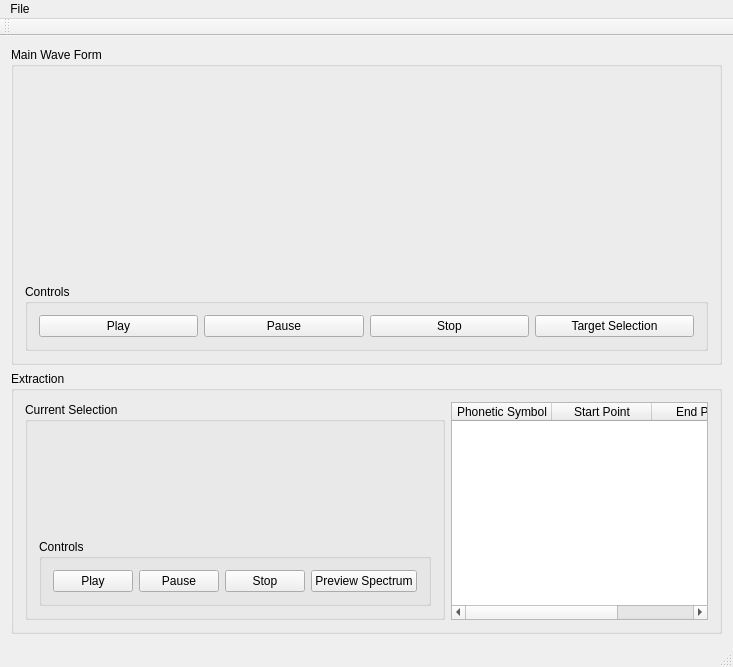
<?xml version="1.0" encoding="UTF-8"?>
<ui version="4.0">
 <class>PhonemeExtractorMainWindow</class>
 <widget class="QMainWindow" name="PhonemeExtractorMainWindow">
  <property name="geometry">
   <rect>
    <x>0</x>
    <y>0</y>
    <width>733</width>
    <height>569</height>
   </rect>
  </property>
  <property name="windowTitle">
   <string>Phoneme Extractor</string>
  </property>
  <widget class="QWidget" name="centralWidget">
   <layout class="QVBoxLayout" name="verticalLayout_3">
    <item>
     <widget class="QGroupBox" name="groupBox_MainWaveForm">
      <property name="title">
       <string>Main Wave Form</string>
      </property>
      <layout class="QVBoxLayout" name="verticalLayout">
       <item>
        <widget class="QWidget" name="mainWaveformWidget" native="true">
         <property name="minimumSize">
          <size>
           <width>0</width>
           <height>200</height>
          </size>
         </property>
        </widget>
       </item>
       <item>
        <widget class="QGroupBox" name="groupBox_mainWaveFormControls">
         <property name="title">
          <string>Controls</string>
         </property>
         <layout class="QHBoxLayout" name="horizontalLayout">
          <item>
           <widget class="QPushButton" name="pushButton_mainWaveFormPlay">
            <property name="text">
             <string>Play</string>
            </property>
           </widget>
          </item>
          <item>
           <widget class="QPushButton" name="pushButton_mainWaveFormPause">
            <property name="text">
             <string>Pause</string>
            </property>
           </widget>
          </item>
          <item>
           <widget class="QPushButton" name="pushButton_mainWaveFormStop">
            <property name="text">
             <string>Stop</string>
            </property>
           </widget>
          </item>
          <item>
           <widget class="QPushButton" name="pushButton_mainWaveformTargetSelection">
            <property name="text">
             <string>Target Selection</string>
            </property>
           </widget>
          </item>
         </layout>
        </widget>
       </item>
      </layout>
     </widget>
    </item>
    <item>
     <widget class="QGroupBox" name="groupBox_extraction">
      <property name="title">
       <string>Extraction</string>
      </property>
      <layout class="QHBoxLayout" name="horizontalLayout_3">
       <item>
        <widget class="QGroupBox" name="groupBox_currentSelection">
         <property name="title">
          <string>Current Selection</string>
         </property>
         <layout class="QVBoxLayout" name="verticalLayout_2">
          <item>
           <widget class="QWidget" name="target_waveformWidget" native="true">
            <property name="minimumSize">
             <size>
              <width>0</width>
              <height>100</height>
             </size>
            </property>
           </widget>
          </item>
          <item>
           <widget class="QGroupBox" name="groupBox_mainWaveFormControls_2">
            <property name="title">
             <string>Controls</string>
            </property>
            <layout class="QHBoxLayout" name="horizontalLayout_2">
             <item>
              <widget class="QPushButton" name="pushButton_targetPlay">
               <property name="text">
                <string>Play</string>
               </property>
              </widget>
             </item>
             <item>
              <widget class="QPushButton" name="pushButton_mainWaveFormPause_2">
               <property name="text">
                <string>Pause</string>
               </property>
              </widget>
             </item>
             <item>
              <widget class="QPushButton" name="pushButton_mainWaveFormStop_2">
               <property name="text">
                <string>Stop</string>
               </property>
              </widget>
             </item>
             <item>
              <widget class="QPushButton" name="pushButton_targetSectionPreviewSpectrum">
               <property name="text">
                <string>Preview Spectrum</string>
               </property>
              </widget>
             </item>
            </layout>
           </widget>
          </item>
         </layout>
        </widget>
       </item>
       <item>
        <widget class="QTableWidget" name="tableWidget_identifiedPhonemes">
         <attribute name="horizontalHeaderStretchLastSection">
          <bool>true</bool>
         </attribute>
         <column>
          <property name="text">
           <string>Phonetic Symbol</string>
          </property>
         </column>
         <column>
          <property name="text">
           <string>Start Point</string>
          </property>
         </column>
         <column>
          <property name="text">
           <string>End Point</string>
          </property>
         </column>
        </widget>
       </item>
      </layout>
     </widget>
    </item>
   </layout>
  </widget>
  <widget class="QMenuBar" name="menuBar">
   <property name="geometry">
    <rect>
     <x>0</x>
     <y>0</y>
     <width>733</width>
     <height>21</height>
    </rect>
   </property>
   <widget class="QMenu" name="menuFile">
    <property name="title">
     <string>File</string>
    </property>
    <addaction name="actionNew"/>
    <addaction name="actionOpen"/>
    <addaction name="actionSave"/>
    <addaction name="actionSave_As"/>
   </widget>
   <addaction name="menuFile"/>
  </widget>
  <widget class="QToolBar" name="mainToolBar">
   <attribute name="toolBarArea">
    <enum>TopToolBarArea</enum>
   </attribute>
   <attribute name="toolBarBreak">
    <bool>false</bool>
   </attribute>
  </widget>
  <widget class="QStatusBar" name="statusBar"/>
  <action name="actionNew">
   <property name="text">
    <string>New</string>
   </property>
   <property name="shortcut">
    <string>Ctrl+N</string>
   </property>
  </action>
  <action name="actionOpen">
   <property name="text">
    <string>Open</string>
   </property>
   <property name="shortcut">
    <string>Ctrl+O</string>
   </property>
  </action>
  <action name="actionSave">
   <property name="text">
    <string>Save</string>
   </property>
   <property name="shortcut">
    <string>Ctrl+S</string>
   </property>
  </action>
  <action name="actionSave_As">
   <property name="text">
    <string>Save As</string>
   </property>
   <property name="shortcut">
    <string>Ctrl+Alt+S</string>
   </property>
  </action>
 </widget>
 <layoutdefault spacing="6" margin="11"/>
 <resources/>
 <connections/>
</ui>
